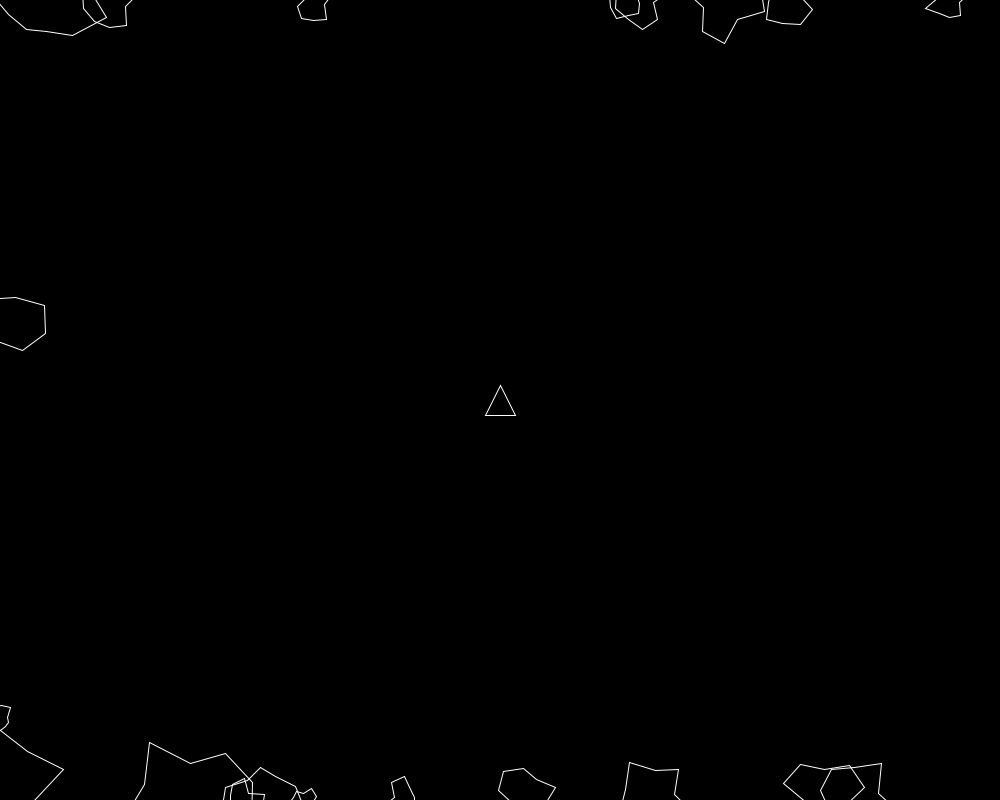
Frame 1 (no input)
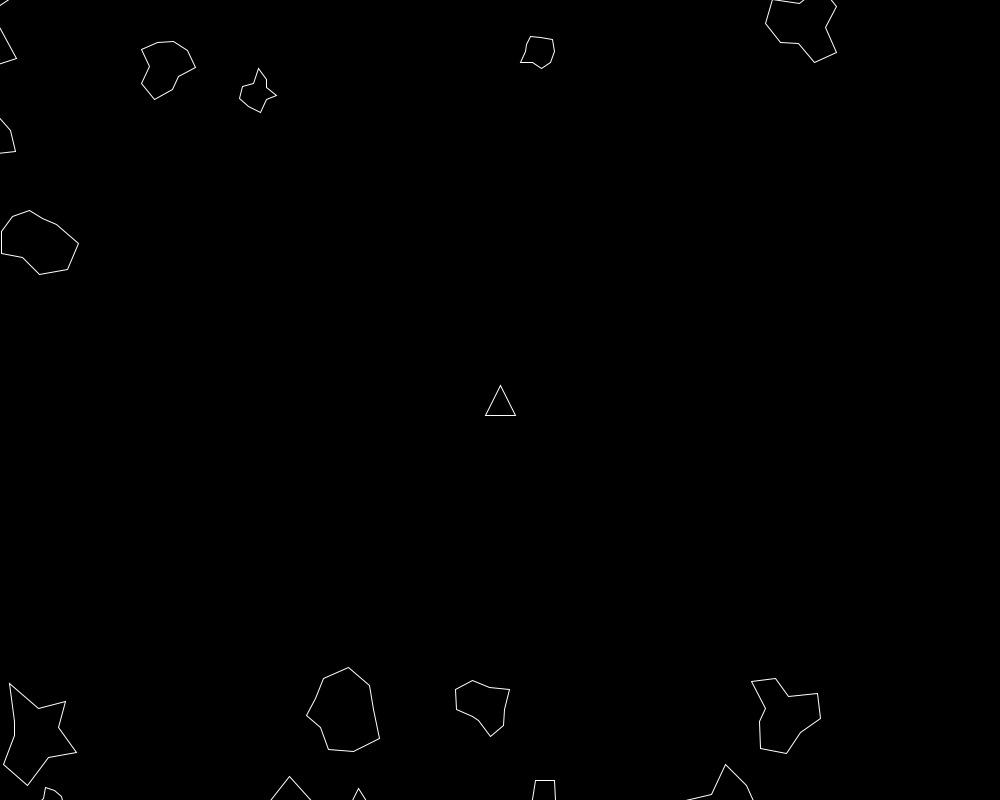
Frame 60 (the mouse pressed at the canvas centre just before this capture)
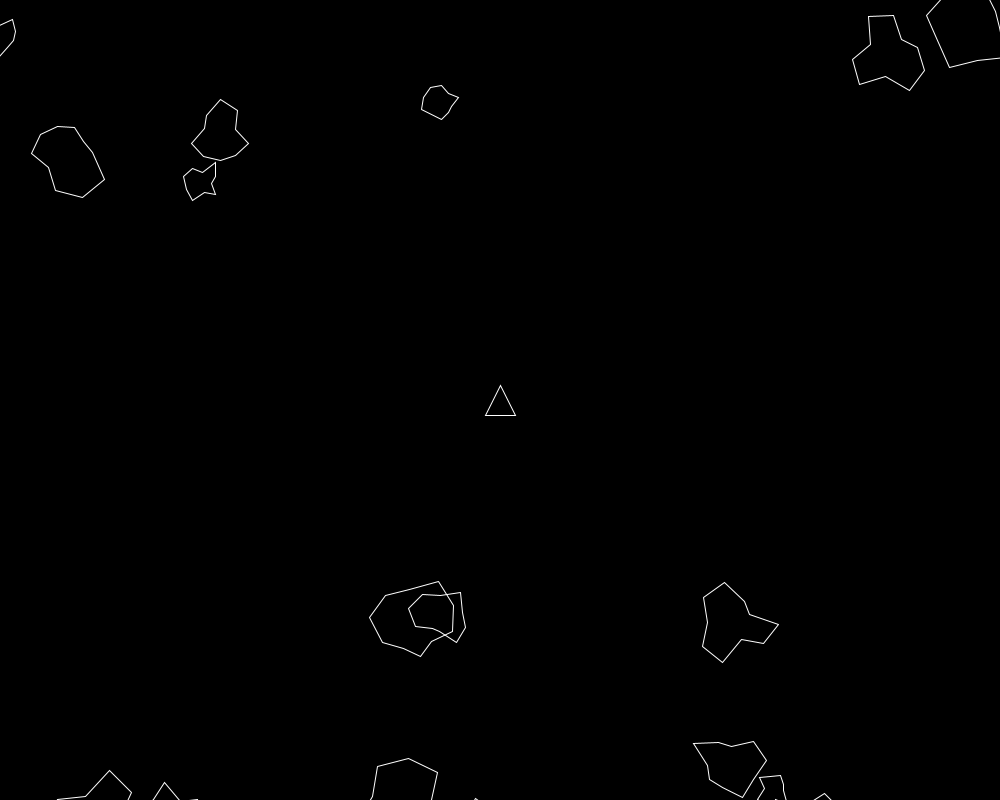
Frame 120 (the mouse held since frame 60 and released just before this capture)

The Processing sketch that drew these frames (run headless with seeded random() and noise(); from frame 60 on, the mouse is pressed at the canvas centre):

// Processing sketch: Asteroids
// ── Asteroids.pde
import java.util.Iterator;

Player p;
Asteroid[] asteroids;

void setup(){
  size(1000,800);
  p = new Player(width/2,height/2,15);
  asteroids = new Asteroid[20];
  for (int i = 0; i < asteroids.length; i++){
    asteroids[i] = spawnOnBorder();
  }
  
}


void draw(){
  background(0);
  p.update();
  p.display();
  for (int i = 0; i < asteroids.length; i++){
    if(asteroids[i].outOfBounds()){
      asteroids[i] = spawnOnBorder();
    }
    asteroids[i].update();
    asteroids[i].display();
  }
  //asteroids = p.hitUpdate(asteroids);
} //<>//

void keyPressed(){
  if(key == CODED){
    if(keyCode == UP){
      p.isaccel = true;
    }
    else if(keyCode == RIGHT){
      p.rotright = true;
    }
    else if(keyCode == LEFT){
      p.rotleft = true;
    }
    else if(keyCode == DOWN){
      p.breaking = true;
    }
  }
  else if(key == ' '){
    p.fireing = true;
  }
}

void keyReleased(){
  if(key == CODED){
    if(keyCode == UP){
      p.isaccel = false;
    }
    else if(keyCode == RIGHT){
      p.rotright = false;
    }
    else if(keyCode == LEFT){
      p.rotleft = false;
    }
    else if(keyCode == DOWN){
      p.breaking = false;
    }
  }
  else if(key == ' '){
    p.fireing = false;
  }
}

Asteroid spawnOnBorder(){
  int temp = int(random(3));
  if(temp == 0){
    return new Asteroid(random(width),0);
  }
  else if( temp == 1){
    return new Asteroid(random(width),height);
  }
  else if( temp == 2){
    return new Asteroid(0,random(height));
  }
  else{
    return new Asteroid(width,random(height));
  }
}
// ── Laser.pde
class Laser{
  PVector pos;
  PVector vel;
  float direc;
  float speed;
  Laser(Player p){
    pos = new PVector(p.pos.x+sin(p.heading)*p.rad,p.pos.y+-cos(p.heading)*p.rad);
    direc = p.heading;
    speed = p.shotspeed;
    vel = new PVector(sin(direc)*speed,-cos(direc)*speed);
    vel.add(p.vel);
  }
  void update(){
    pos.add(vel);
  }
  
  void display(){
    pushMatrix();
    translate(pos.x,pos.y);
    rotate(direc);
    line(0,-10,0,10);
    popMatrix();
  }
}
// ── asteroid.pde
class Asteroid{
  PVector pos;
  PVector vel;
  float[] offset;
  float direc;
  float rotspeed;
  float r;
  Asteroid(float xpos, float ypos){
    pos = new PVector(xpos, ypos);
    vel = PVector.random2D();
    vel.mult(random(1,2));
    rotspeed = random(-TWO_PI/120,TWO_PI/120);;
    direc = 0;
    r = random(10,50);
    offset = new float[10];
    for(int i = 0; i < offset.length; i++){
      offset[i] = random(-r*0.5,r*0.5);
    }
  }
  
  Asteroid(float xpos, float ypos, float radius){
    pos = new PVector(xpos, ypos);
    vel = PVector.random2D();
    vel.mult(random(1,2));
    rotspeed = random(-TWO_PI/120,TWO_PI/120);;
    direc = 0;
    r = radius;
    offset = new float[10];
    for(int i = 0; i < offset.length; i++){
      offset[i] = random(-r*0.5,r*0.5);
    }
  }
  
  void update(){
    pos.add(vel);
    direc += rotspeed;
  }
  
  void display(){
    pushMatrix();
    stroke(255);
    noFill();
    translate(pos.x,pos.y);
    rotate(direc);
    beginShape();
    for(int i = 0; i < offset.length; i++){
      vertex(sin(TWO_PI/10*i)*(r+offset[i]),cos(TWO_PI/10*i)*(r+offset[i]));
    }
    vertex(sin(TWO_PI/10*0)*(r+offset[0]),cos(TWO_PI/10*0)*(r+offset[0]));
    endShape();
    popMatrix();
  }
  
  boolean outOfBounds(){
    if(pos.x - (1.5*r) > width){
      return true;
    }
    else if(pos.x + (1.5*r) < 0){
      return true;
    }
    else if(pos.y - (1.5*r) > height){
      return true;
    }
    else if(pos.y + (1.5*r) < 0){
      return true;
    }
    else{
      return false;
    }
  }
  
  Asteroid[] split(){
    Asteroid[] returnval = {new Asteroid(pos.x,pos.y,r/2) , new Asteroid(pos.x,pos.y,r/2)};
    return returnval;
  }
  
  boolean hits(Laser l){
    if(PVector.dist(l.pos,pos) < r){
      println("hit");
    }
    return PVector.dist(l.pos,pos) < r;
  }
}
// ── player.pde
class Player{
  PVector pos;
  PVector vel;
  boolean isaccel;
  boolean rotright;
  boolean rotleft;
  float rotspeed;
  float rad;
  float heading;
  float speed;
  boolean breaking;
  ArrayList<Laser> lasers;
  float shotspeed;
  int shotcd;
  float firerate;
  boolean fireing;
  
  Player(float xpos, float ypos, float r){
    pos = new PVector(xpos,ypos);
    rad = r;
    heading = 0;
    speed = 0.5;
    isaccel = false;
    vel = new PVector(0,0);
    rotspeed = 0.09;
    breaking = false;
    lasers = new ArrayList<Laser>();
    shotspeed = 10;
    shotcd = 0;
    firerate = 5;
  }
  
  void update(){
    for(/*int i = 0; i < lasers.size(); i++*/Laser l : lasers){
      //lasers.get(i).update();
      l.update();
    }
    if(rotright){
      heading += rotspeed;
    }
    if(rotleft){
      heading -= rotspeed;
    }
    if(isaccel){
      vel.add(new PVector(sin(heading)*speed,-cos(heading)*speed));
    }
    pos.add(vel);
    if(breaking){
      vel.mult(0.9);
    }
    vel.mult(0.97);
    if(pos.x > width+rad){
      pos.x = -rad;
    }
    else if(pos.x < -rad){
      pos.x = width+rad;
    }
    if(pos.y > height+rad){
      pos.y = -rad;
    }
    else if(pos.y < -rad){
      pos.y = height+rad;
    }
    if(shotcd > 0){
      shotcd--;
    }
    if(fireing){
      this.fire();
    }
    for(int i = 0; i < lasers.size(); i++){
      if(PVector.dist(pos,lasers.get(i).pos) > width+height){
        lasers.remove(i);
      }
    }
  }
  
  void display(){
    pushMatrix();
    stroke(255);
    noFill();;
    translate(pos.x,pos.y);
    rotate(heading);
    beginShape();
    triangle(0,-rad,rad,rad,-rad,rad);
    popMatrix();
    for(Laser l : lasers){
      l.display();
    }
  }
  
  void fire(){
    if(shotcd == 0){
      lasers.add(new Laser(this));
      shotcd = int(frameRate / firerate);
    }
  }
  
  Asteroid[] hitUpdate(Asteroid[] asteroids){
    int afterarraysize = asteroids.length;
    ArrayList<Integer> gotHit = new ArrayList<Integer>();
    for(int i = 0; i < asteroids.length; i++){
      for(int n = 0; n < lasers.size(); n++){
        if(asteroids[i].hits(lasers.get(n))){
          gotHit.add(n);
          afterarraysize++;
          lasers.remove(n);
          break;
        }
      }
    }
    Asteroid[] returnarray = new Asteroid[afterarraysize];
    ArrayList<Asteroid> shittoadd = new ArrayList<Asteroid>();
    for(int i = 0; i < returnarray.length; i++){
      boolean hit = false;
      for(int n : gotHit){
        if(i == n){
          hit = true;
        }
      }
      if(hit){
        Asteroid[] temp = asteroids[i].split();
        shittoadd.add(temp[0]);
        shittoadd.add(temp[1]);
      }
      else{
        returnarray[i] = asteroids[i];
      }
    }
    for(int i = 0; i < shittoadd.size(); i++){
      for(int n = 0; n < returnarray.length; n++){
        if(returnarray[n] == null){
          returnarray[n] = shittoadd.get(i);
          shittoadd.remove(i);
          break;
        }
      }
    }
    return returnarray;
  }
  
}
